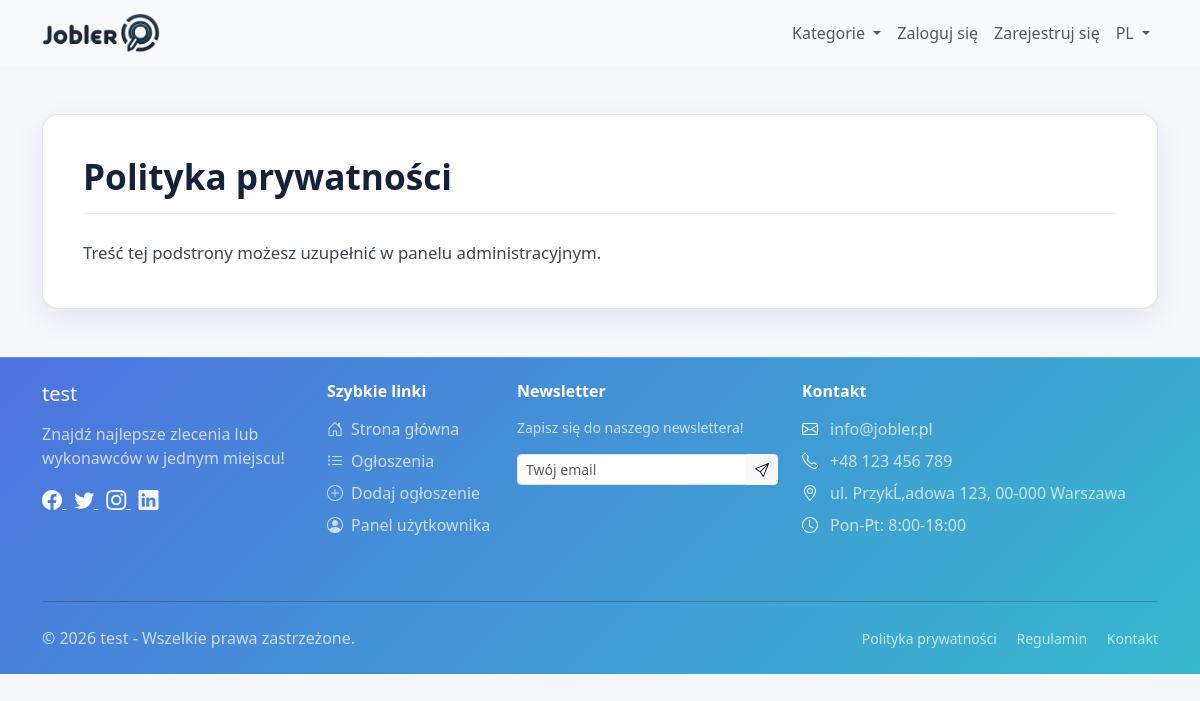
The page /page.php?slug=polityka-prywatnosci&lang=PL_pl on the database its author committed.
### tables this page shows
CREATE TABLE `site_settings` (
  `id` int(11) NOT NULL,
  `title` varchar(255) NOT NULL,
  `logo` varchar(255) NOT NULL,
  `categories` text DEFAULT NULL,
  `meta_description` text DEFAULT NULL,
  `meta_keywords` text DEFAULT NULL,
  `max_ads` int(11) DEFAULT 10,
  `promotion_fee` decimal(10,2) DEFAULT 10.00,
  `facebook_url` varchar(255) DEFAULT NULL,
  `twitter_url` varchar(255) DEFAULT NULL,
  `instagram_url` varchar(255) DEFAULT NULL,
  `linkedin_url` varchar(255) DEFAULT NULL,
  `contact_email` varchar(255) DEFAULT NULL,
  `contact_phone` varchar(50) DEFAULT NULL,
  `contact_address` text DEFAULT NULL,
  `business_hours` varchar(255) DEFAULT NULL,
  `created_at` timestamp NOT NULL DEFAULT current_timestamp(),
  `updated_at` timestamp NOT NULL DEFAULT current_timestamp() ON UPDATE current_timestamp(),
  `allow_registration` tinyint(1) NOT NULL DEFAULT 0,
  `smtp_server` varchar(255) DEFAULT NULL,
  `smtp_port` int(11) DEFAULT NULL,
  `smtp_username` varchar(255) DEFAULT NULL,
  `smtp_password` varchar(255) DEFAULT NULL,
  `default_language` varchar(10) NOT NULL DEFAULT 'pl',
  `frontend_default_language` varchar(10) NOT NULL DEFAULT 'PL_pl',
  `admin_default_language` varchar(10) NOT NULL DEFAULT 'PL_pl',
  `layout_variant` varchar(50) NOT NULL DEFAULT 'classic',
  `company_name` varchar(255) DEFAULT NULL,
  `company_tax_id` varchar(50) DEFAULT NULL,
  `company_addresses` text DEFAULT NULL,
  `company_emails` text DEFAULT NULL,
  `company_phones` text DEFAULT NULL,
  `favicon` varchar(255) DEFAULT NULL,
  `meta_title` varchar(255) DEFAULT NULL,
  `copyright_text` text DEFAULT NULL,
  `maintenance_mode` tinyint(1) NOT NULL DEFAULT 0,
  `maintenance_message` text DEFAULT NULL,
  `email_templates` mediumtext DEFAULT NULL,
  `sitemap_enabled` tinyint(1) NOT NULL DEFAULT 1,
  `sitemap_last_generated` datetime DEFAULT NULL,
  `last_system_backup` varchar(255) DEFAULT NULL,
  `last_database_backup` varchar(255) DEFAULT NULL
);

CREATE TABLE `pages` (
  `id` int(11) NOT NULL,
  `title` varchar(255) NOT NULL,
  `content` text DEFAULT NULL,
  `slug` varchar(255) NOT NULL,
  `meta_title` varchar(255) DEFAULT NULL,
  `meta_description` text DEFAULT NULL,
  `status` varchar(20) NOT NULL DEFAULT 'draft',
  `show_in_menu` tinyint(1) NOT NULL DEFAULT 0,
  `show_in_footer` tinyint(1) NOT NULL DEFAULT 0,
  `sort_order` int(11) NOT NULL DEFAULT 100,
  `created_at` datetime DEFAULT NULL,
  `updated_at` datetime DEFAULT NULL
);

### page.php (the view, shortened to what the rows shown need)
<?php
require_once 'models/Page.php';
require_once 'models/SiteSettings.php';
require_once 'models/Language.php';
$pageModel = new Page();
$currentLocale = Language::current('frontend');
?>
<!DOCTYPE html>
<html lang="<?= htmlspecialchars(strtolower(substr($currentLocale, 0, 2)), ENT_QUOTES, 'UTF-8') ?>">
<head>
    <link href="https://cdn.jsdelivr.net/npm/bootstrap@5.3.3/dist/css/bootstrap.min.css" rel="stylesheet">
    <link rel="stylesheet" href="https://cdn.jsdelivr.net/npm/bootstrap-icons@1.11.3/font/bootstrap-icons.min.css">
    <link rel="stylesheet" href="/css/style.css?v=<?= filemtime(__DIR__ . '/css/style.css') ?>">
</head>
<body>
    <?php include 'templates/navbar.php'; ?>
    <main class="container my-5">
        <?php if ($page): ?>
            <article class="static-page">
                <div class="static-page__header">
                    <h1><?= htmlspecialchars($page['title'], ENT_QUOTES, 'UTF-8') ?></h1>
                </div>
                <div class="static-page__content">
                    <?= nl2br(htmlspecialchars($page['content'] ?? '', ENT_QUOTES, 'UTF-8')) ?>
                </div>
            </article>
        <?php endif; ?>
    </main>
    <?php include 'templates/footer.php'; ?>
</body>
</html>

### templates/navbar.php (shortened to what the rows shown need)
<?php
require_once __DIR__ . '/../models/SiteSettings.php';
require_once __DIR__ . '/../models/Page.php';
require_once __DIR__ . '/../models/Language.php';
$siteSettingsModel = new SiteSettings();
$siteSettings = $siteSettingsModel->getSettings();
$navbarPageModel = new Page();
$currentLocale = Language::current('frontend');
$logo = $siteSettings['logo'] ?? 'logo.png';
$siteTitle = $siteSettings['title'] ?? 'Jobler';
?>
<nav class="navbar navbar-expand-lg navbar-light bg-light">
  <div class="container">
    <a class="navbar-brand" href="/?lang=<?= urlencode($currentLocale) ?>">
      <img src="/img/<?= htmlspecialchars($logo, ENT_QUOTES, 'UTF-8') ?>" alt="<?= htmlspecialchars($siteTitle, ENT_QUOTES, 'UTF-8') ?>" style="height: 40px;">
    </a>
  </div>
</nav>

### templates/footer.php (shortened to what the rows shown need)
<?php
require_once __DIR__ . '/../models/SiteSettings.php';
require_once __DIR__ . '/../models/Page.php';
require_once __DIR__ . '/../models/Language.php';
$siteSettingsModel = new SiteSettings();
$siteSettings = $siteSettingsModel->getSettings();
$siteTitle = $siteSettings['title'] ?? 'Jobler';
$copyrightText = $siteSettingsModel->formatCopyrightText($siteSettings);
$footerPageModel = new Page();
$footerLocale = Language::current('frontend');
$footerPages = $footerPageModel->getVisibleInFooter($footerLocale);
?>
<footer class="footer mt-auto py-4" style="background: linear-gradient(135deg, var(--primary-color) 0%, var(--accent-color) 100%);">
    <div class="container">
        <div class="row">
            <div class="col-lg-3 col-md-6 mb-4">
                <div class="footer-brand d-flex align-items-center mb-3">
                    <h5 class="text-white mb-0"><?= htmlspecialchars($siteTitle) ?></h5>
                </div>
            </div>
            <div class="col-lg-4 col-md-6 mb-4">
                <div class="contact-info">
                    <?php if (!empty($siteSettings['contact_email'])): ?>
                    <div class="d-flex align-items-center mb-2">
                        <i class="bi bi-envelope text-light me-2"></i>
                        <span class="text-light opacity-75"><?= htmlspecialchars($siteSettings['contact_email']) ?></span>
                    </div>
                    <?php endif; ?>
                    <?php if (!empty($siteSettings['contact_phone'])): ?>
                    <div class="d-flex align-items-center mb-2">
                        <i class="bi bi-telephone text-light me-2"></i>
                        <span class="text-light opacity-75"><?= htmlspecialchars($siteSettings['contact_phone']) ?></span>
                    </div>
                    <?php endif; ?>
                    <?php if (!empty($siteSettings['contact_address'])): ?>
                    <div class="d-flex align-items-center mb-2">
                        <i class="bi bi-geo-alt text-light me-2"></i>
                        <span class="text-light opacity-75"><?= htmlspecialchars($siteSettings['contact_address']) ?></span>
                    </div>
                    <?php endif; ?>
                    <?php if (!empty($siteSettings['business_hours'])): ?>
                    <div class="d-flex align-items-center mb-2">
                        <i class="bi bi-clock text-light me-2"></i>
                        <span class="text-light opacity-75"><?= htmlspecialchars($siteSettings['business_hours']) ?></span>
                    </div>
                    <?php endif; ?>
                </div>
            </div>
        </div>
        <div class="row align-items-center">
            <div class="col-md-6">
                <p class="text-light opacity-75 mb-0">
                    <?= htmlspecialchars($copyrightText, ENT_QUOTES, 'UTF-8') ?>
                </p>
            </div>
            <div class="col-md-6 text-md-end">
                <div class="footer-links">
                    <?php foreach ($footerPages as $index => $footerPage): ?>
                        <a href="<?= htmlspecialchars($footerPageModel->publicUrl($footerPage, $footerLocale), ENT_QUOTES, 'UTF-8') ?>" class="text-light text-decoration-none opacity-75 hover-opacity-100 <?= $index < count($footerPages) - 1 ? 'me-3' : '' ?> small">
                            <?= htmlspecialchars($footerPage['title'], ENT_QUOTES, 'UTF-8') ?>
                        </a>
                    <?php endforeach; ?>
                </div>
            </div>
        </div>
    </div>
</footer>
</body>
</html>

### rows shown on the page
site_settings: logo+title (picture), title "test", contact_email "info@jobler.pl", contact_phone "+48 123 456 789", contact_address "ul. PrzykĹ‚adowa 123, 00-000 Warszawa", business_hours "Pon-Pt: 8:00-18:00", copyrightText "© 2026 test - Wszelkie prawa zastrzeżone."
pages: title "Polityka prywatności", content "Treść tej podstrony możesz uzupełnić w panelu administracyjnym."
pages: title "Regulamin"
pages: title "Kontakt"

### other values the page prints
__t('nav.categories') "Kategorie"
__t('nav.login') "Zaloguj się"
__t('nav.register') "Zarejestruj się"
$availableLanguages[$currentLocale]['short'] "PL"
__t('footer.description') "Znajdź najlepsze zlecenia lub wykonawców w jednym miejscu!"
__t('footer.quick_links') "Szybkie linki"
__t('footer.home') "Strona główna"
__t('footer.jobs') "Ogłoszenia"
__t('footer.add_job') "Dodaj ogłoszenie"
__t('footer.user_panel') "Panel użytkownika"
__t('footer.newsletter') "Newsletter"
__t('footer.newsletter_text') "Zapisz się do naszego newslettera!"
__t('footer.contact') "Kontakt"
